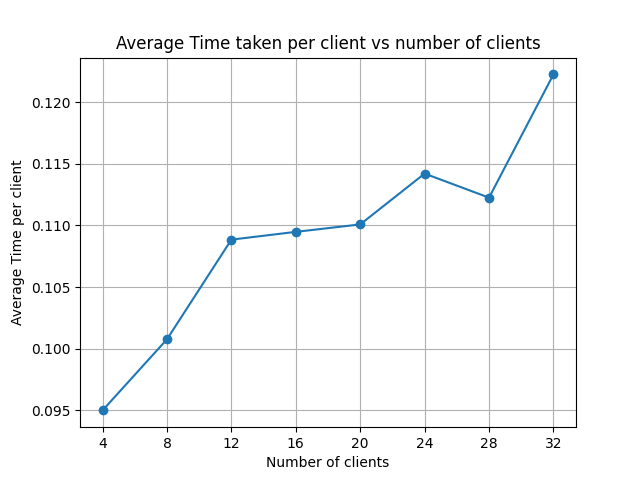

Write Python code to recreate this figure.
import numpy as np
import matplotlib.pyplot as plt

data = {}
with open('time.txt', 'r') as file:
    for line in file:
        p, time = line.split()
        p = int(p)
        time = float(time)
        
        if p not in data:
            data[p] = []
        data[p].append(time)

p_values = []
average_times = []
for p, times in sorted(data.items()):
    p_values.append(p)
    average_times.append(np.mean(times))

plt.plot(p_values, average_times, marker='o')
plt.title('Average Time taken per client vs number of clients')
plt.xlabel('Number of clients')
plt.ylabel('Average Time per client')
plt.xticks(p_values)
plt.grid()
plt.savefig("plot.png")
